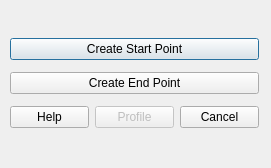
<?xml version="1.0" encoding="UTF-8"?>
<ui version="4.0">
 <class>ProfileDialog</class>
 <widget class="QDialog" name="ProfileDialog">
  <property name="geometry">
   <rect>
    <x>0</x>
    <y>0</y>
    <width>271</width>
    <height>168</height>
   </rect>
  </property>
  <property name="windowTitle">
   <string>Select Profile Endpoints</string>
  </property>
  <widget class="QWidget" name="">
   <property name="geometry">
    <rect>
     <x>10</x>
     <y>32</y>
     <width>249</width>
     <height>103</height>
    </rect>
   </property>
   <layout class="QVBoxLayout" name="verticalLayout">
    <item>
     <widget class="QPushButton" name="createStartButton">
      <property name="text">
       <string>Create Start Point</string>
      </property>
     </widget>
    </item>
    <item>
     <widget class="QPushButton" name="createEndButton">
      <property name="text">
       <string>Create End Point</string>
      </property>
     </widget>
    </item>
    <item>
     <layout class="QHBoxLayout" name="horizontalLayout">
      <item>
       <widget class="QPushButton" name="helpButton">
        <property name="text">
         <string>Help</string>
        </property>
       </widget>
      </item>
      <item>
       <widget class="QPushButton" name="profileButton">
        <property name="enabled">
         <bool>false</bool>
        </property>
        <property name="text">
         <string>Profile</string>
        </property>
       </widget>
      </item>
      <item>
       <widget class="QPushButton" name="cancelButton">
        <property name="text">
         <string>Cancel</string>
        </property>
       </widget>
      </item>
     </layout>
    </item>
   </layout>
  </widget>
 </widget>
 <resources/>
 <connections>
  <connection>
   <sender>profileButton</sender>
   <signal>clicked()</signal>
   <receiver>ProfileDialog</receiver>
   <slot>accept()</slot>
   <hints>
    <hint type="sourcelabel">
     <x>134</x>
     <y>119</y>
    </hint>
    <hint type="destinationlabel">
     <x>135</x>
     <y>83</y>
    </hint>
   </hints>
  </connection>
  <connection>
   <sender>cancelButton</sender>
   <signal>clicked()</signal>
   <receiver>ProfileDialog</receiver>
   <slot>reject()</slot>
   <hints>
    <hint type="sourcelabel">
     <x>219</x>
     <y>119</y>
    </hint>
    <hint type="destinationlabel">
     <x>135</x>
     <y>83</y>
    </hint>
   </hints>
  </connection>
 </connections>
</ui>
